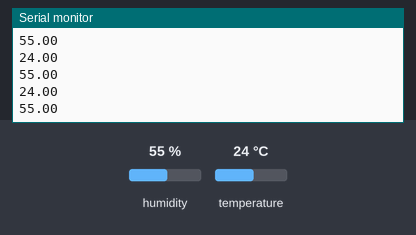
The sketch below on a simulated Arduino Uno, built with avr-gcc and run on an emulated ATmega328P. Shown: the last lines printed to the serial monitor. Inputs (shaded band) come from the test bench; at power-on: humidity 55 %, temperature 24 °C.

Above: at 3.3 s.
3.4 s: humidity set to 22 %
At 4.89 s:
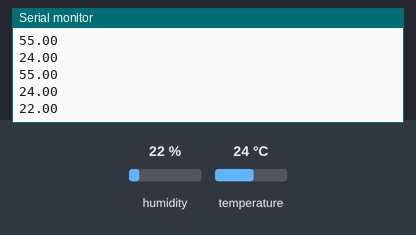
6.2 s: temperature set to 12 °C
At 6.2 s:
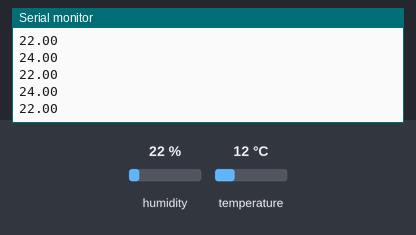
9.0 s: humidity set to 40 %
At 9.44 s:
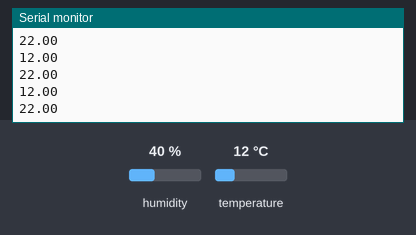
Timing chart, 0 to 12.0 s (numbered marks = the images above; inputs shaded):
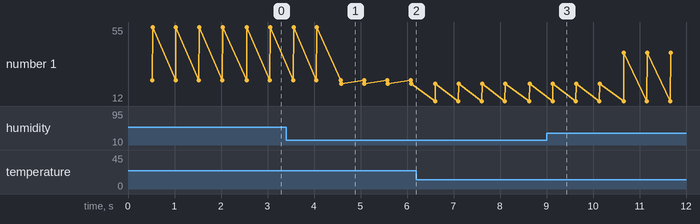

Measured:
- after the input at 3.4 s, the serial monitor: prints a new line after 1.2 s (image 1)
- plotted number 1: 55 → 22 after the input at 3.4 s, 22 → 40 after the input at 9.0 s

The sketch:

DHTtester_CSE360.ino
```cpp
// Example testing sketch for various DHT humidity/temperature sensors
// Written by ladyada, public domain

// REQUIRES the following Arduino libraries:
// - DHT Sensor Library: https://github.com/adafruit/DHT-sensor-library
// - Adafruit Unified Sensor Lib: https://github.com/adafruit/Adafruit_Sensor

#include "DHT.h"

#define DHTPIN 2     // Digital pin connected to the DHT sensor
// Feather HUZZAH ESP8266 note: use pins 3, 4, 5, 12, 13 or 14 --
// Pin 15 can work but DHT must be disconnected during program upload.

// Uncomment whatever type you're using!
 #define DHTTYPE DHT11   // DHT 11
//#define DHTTYPE DHT22   // DHT 22  (AM2302), AM2321
//#define DHTTYPE DHT21   // DHT 21 (AM2301)

// Connect pin 1 (on the left) of the sensor to +5V
// NOTE: If using a board with 3.3V logic like an Arduino Due connect pin 1
// to 3.3V instead of 5V!
// Connect pin 2 of the sensor to whatever your DHTPIN is
// Connect pin 4 (on the right) of the sensor to GROUND
// Connect a 10K resistor from pin 2 (data) to pin 1 (power) of the sensor

// Initialize DHT sensor.
// Note that older versions of this library took an optional third parameter to
// tweak the timings for faster processors.  This parameter is no longer needed
// as the current DHT reading algorithm adjusts itself to work on faster procs.
DHT dht(DHTPIN, DHTTYPE);

void setup() {
  Serial.begin(9600);
  Serial.println(F("DHTxx test!"));

  dht.begin();
}

void loop() {
  // Wait a few seconds between measurements.
 delay(500);
  // Reading temperature or humidity takes about 250 milliseconds!
  // Sensor readings may also be up to 2 seconds 'old' (its a very slow sensor)
  float h = dht.readHumidity();
  // Read temperature as Celsius (the default)
  float t = dht.readTemperature();
  // Read temperature as Fahrenheit (isFahrenheit = true)
  float f = dht.readTemperature(true);

  // Check if any reads failed and exit early (to try again).
  if (isnan(h) || isnan(t) || isnan(f)) {
    Serial.println(F("Failed to read from DHT sensor!"));
    return;
  }

  // Compute heat index in Fahrenheit (the default)
  float hif = dht.computeHeatIndex(f, h);
  // Compute heat index in Celsius (isFahreheit = false)
  float hic = dht.computeHeatIndex(t, h, false);

  Serial.println(t);
  Serial.println(h);


}
```
